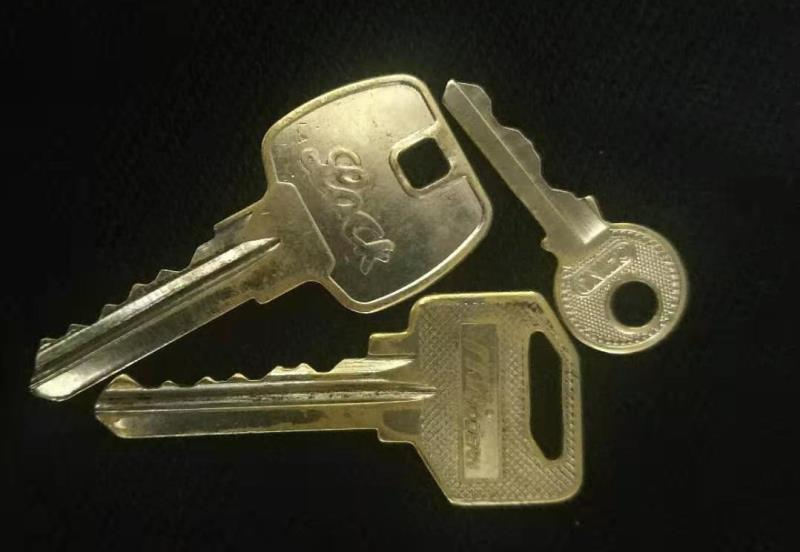
#> input picture chapter6/images/keys.jpg, 800 x 552 px
$ python MorphologyEx.py
#> lines starting #> are read from the running program, lines starting #| are printed output that depends on the picture; after the words box and inside, x2 and y2 are one past the last pixel; in counts of white or black regions, pixels touching at a corner belong together
# -*- coding:utf-8 -*-
import cv2 as cv
import numpy as np
import sys


if __name__ == '__main__':
    # 生成二值矩阵src
    src = np.array([[0, 0, 0, 0, 0, 0, 0, 0, 0, 0, 0, 0],
                    [0, 255, 255, 255, 255, 255, 255, 255, 0, 0, 255, 0],
                    [0, 255, 255, 255, 255, 255, 255, 255, 0, 0, 0, 0],
                    [0, 255, 255, 255, 255, 255, 255, 255, 0, 0, 0, 0],
                    [0, 255, 255, 255, 0, 255, 255, 255, 0, 0, 0, 0],
                    [0, 255, 255, 255, 255, 255, 255, 255, 0, 0, 0, 0],
                    [0, 255, 255, 255, 255, 255, 255, 255, 0, 0, 255, 0],
                    [0, 255, 255, 255, 255, 255, 255, 255, 0, 0, 0, 0],
                    [0, 0, 0, 0, 0, 0, 0, 0, 0, 0, 0, 0]], dtype='uint8')

    # 生成3*3矩形结构元素
    kernel = cv.getStructuringElement(0, (3, 3))

    # 对二值矩阵分别进行开运算、闭运算、梯度运算、顶帽运算、黑帽运算以及击中击不中变换
    open_src = cv.morphologyEx(src, cv.MORPH_OPEN, kernel)
    close_src = cv.morphologyEx(src, cv.MORPH_CLOSE, kernel)
    gradient_src = cv.morphologyEx(src, cv.MORPH_GRADIENT, kernel)
    tophat_src = cv.morphologyEx(src, cv.MORPH_TOPHAT, kernel)
    blackhat_src = cv.morphologyEx(src, cv.MORPH_BLACKHAT, kernel)
    hitmiss_src = cv.morphologyEx(src, cv.MORPH_HITMISS, kernel)

    # 展示二值矩阵形态学操作结果
    cv.namedWindow('src', cv.WINDOW_NORMAL)
    cv.imshow('src', src)
    cv.namedWindow('Open src', cv.WINDOW_NORMAL)
    cv.imshow('Open src', open_src)
    cv.namedWindow('Close src', cv.WINDOW_NORMAL)
    cv.imshow('Close src', close_src)
    cv.namedWindow('Gradient src', cv.WINDOW_NORMAL)
    cv.imshow('Gradient src', gradient_src)
    cv.namedWindow('Tophat src', cv.WINDOW_NORMAL)
    cv.imshow('Tophat src', tophat_src)
    cv.namedWindow('Blackhat src', cv.WINDOW_NORMAL)
    cv.imshow('Blackhat src', blackhat_src)
    cv.namedWindow('Hitmiss src', cv.WINDOW_NORMAL)
    cv.imshow('Hitmiss src', hitmiss_src)
    cv.waitKey(0)

    # 读取图像keys.jpg并进行二值化
    keys = cv.imread('./images/keys.jpg', cv.IMREAD_GRAYSCALE)
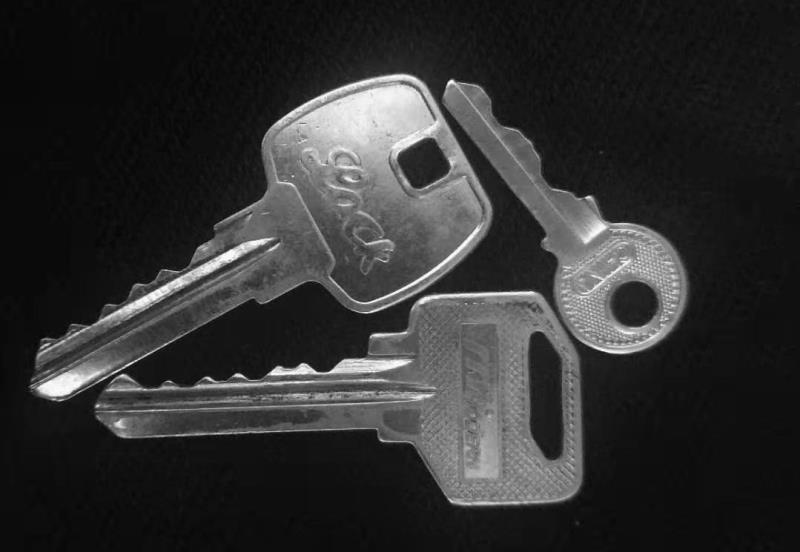
#> keys: shape (552, 800); min 0, max 255, mean 48.2
    if keys is None:
        print('Failed to read keys.jpg.')
        sys.exit()
    cv.imshow('Origin', keys)
    keys = cv.threshold(keys, 130, 255, cv.THRESH_BINARY)[1]
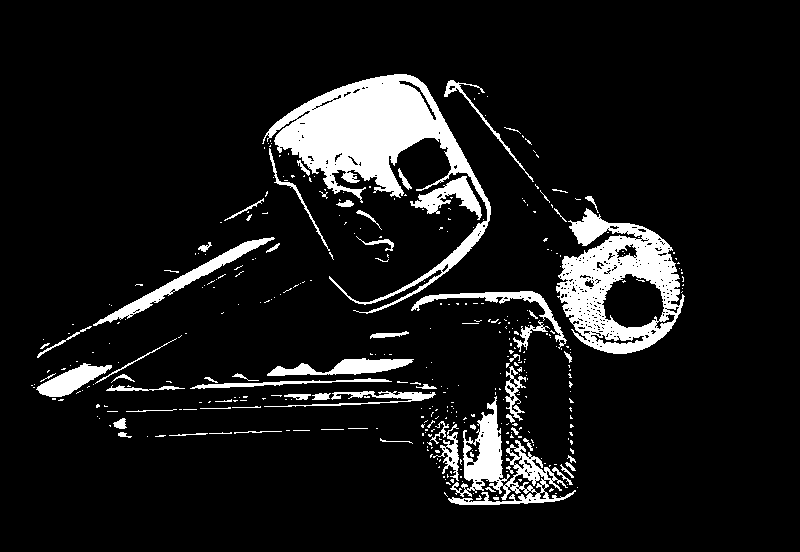
#> keys: shape (552, 800); 9.6% white; 395 white regions (329 under 20 px), largest, box (x1, y1, x2, y2) and area: (262, 74, 491, 314) 14792, (556, 208, 685, 354) 9194, (448, 396, 576, 505) 4050

    # 生成5*5矩形结构元素
    kernel_keys = cv.getStructuringElement(0, (5, 5))

    # 对图像分别进行开运算、闭运算、梯度运算、顶帽运算、黑帽运算以及击中击不中变换
    open_keys = cv.morphologyEx(keys, cv.MORPH_OPEN, kernel_keys)
#> open_keys: shape (552, 800); 6.5% white; 51 white regions, largest, box (x1, y1, x2, y2) and area: (269, 74, 473, 195) 12436, (563, 236, 680, 318) 4041, (107, 239, 266, 321) 1717
    close_keys = cv.morphologyEx(keys, cv.MORPH_CLOSE, kernel_keys)
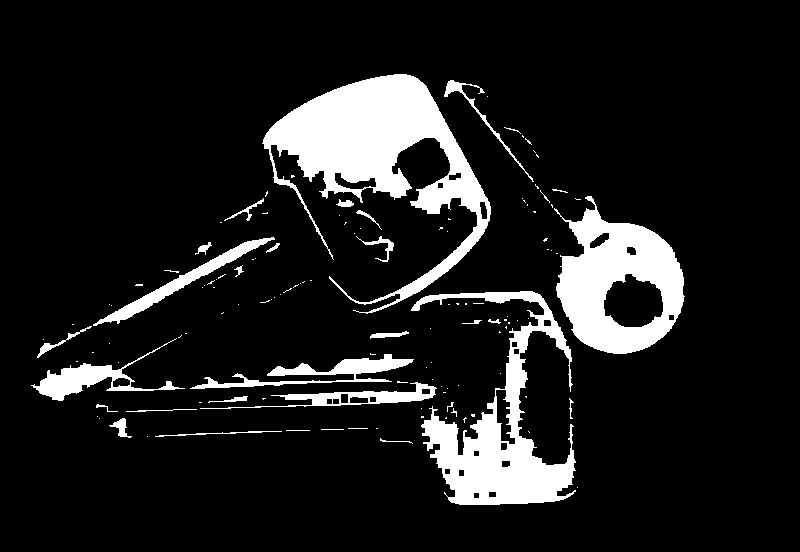
#> close_keys: shape (552, 800); 11.7% white; 128 white regions (96 under 20 px), largest, box (x1, y1, x2, y2) and area: (262, 74, 491, 314) 18347, (411, 291, 576, 505) 11921, (554, 196, 685, 354) 10946
    gradient_keys = cv.morphologyEx(keys, cv.MORPH_GRADIENT, kernel_keys)
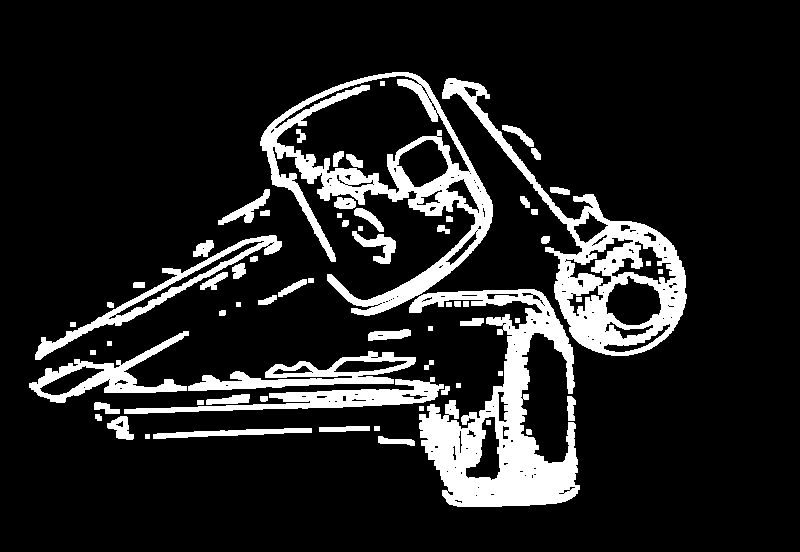
#> gradient_keys: shape (552, 800); 13.7% white; 70 white regions, largest, box (x1, y1, x2, y2) and area: (409, 289, 580, 507) 15738, (260, 72, 493, 316) 12631, (442, 78, 687, 356) 11769
    tophat_keys = cv.morphologyEx(keys, cv.MORPH_TOPHAT, kernel_keys)
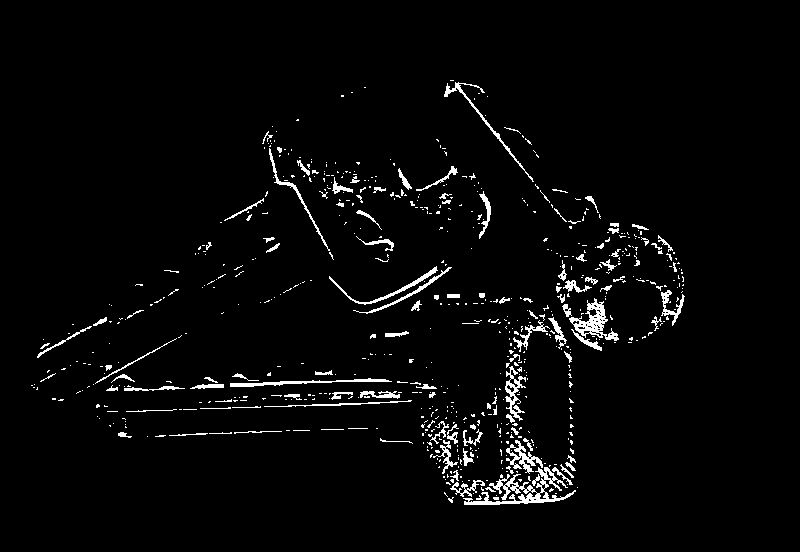
#> tophat_keys: shape (552, 800); 3.1% white in thin lines or dots, all inside (x1, y1, x2, y2) = (31, 80, 685, 505)
    blackhat_keys = cv.morphologyEx(keys, cv.MORPH_BLACKHAT, kernel_keys)
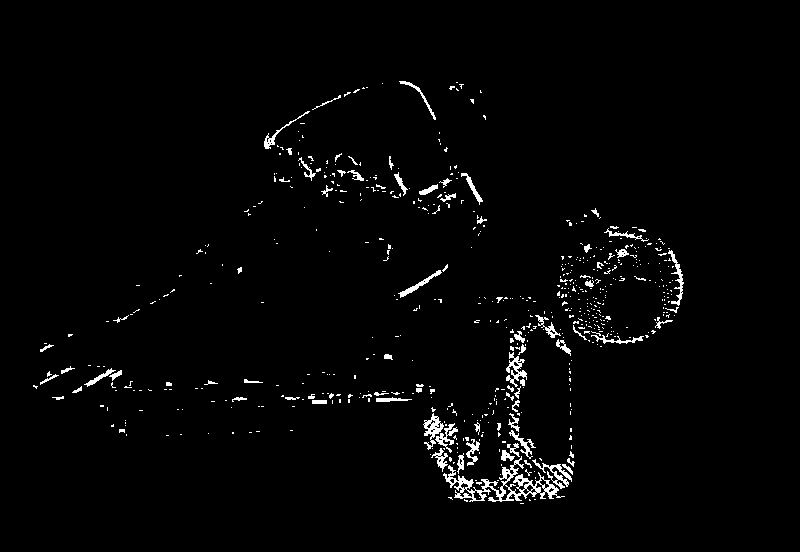
#> blackhat_keys: shape (552, 800); 2.1% white in thin lines or dots, all inside (x1, y1, x2, y2) = (33, 81, 684, 504)
    hitmiss_keys = cv.morphologyEx(keys, cv.MORPH_HITMISS, kernel_keys)
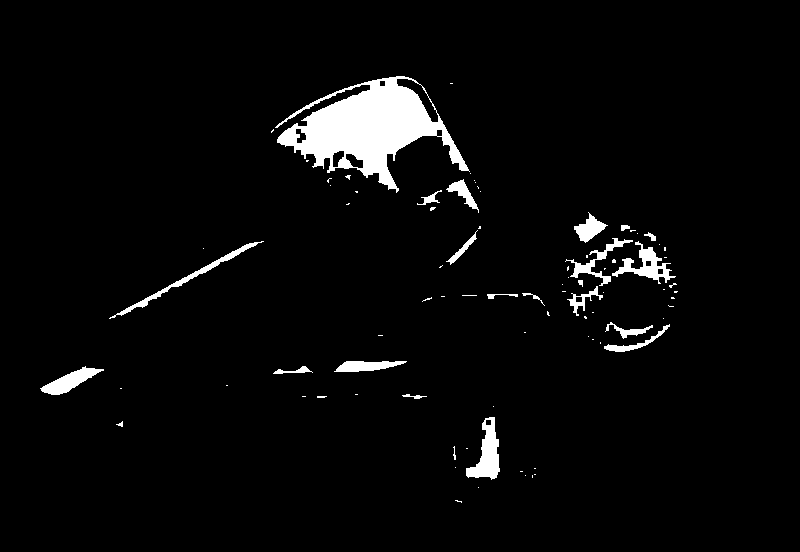
#> hitmiss_keys: shape (552, 800); 3.8% white; 85 white regions (62 under 20 px), largest, box (x1, y1, x2, y2) and area: (275, 76, 470, 193) 9465, (466, 417, 500, 480) 1057, (612, 241, 676, 284) 867

    # 展示图像形态学操作结果
    cv.imshow('Two-valued keys', keys)
    cv.imshow('Open keys', open_keys)
    cv.imshow('Close keys', close_keys)
    cv.imshow('Gradient keys', gradient_keys)
    cv.imshow('Tophat keys', tophat_keys)
    cv.imshow('Blackhat keys', blackhat_keys)
    cv.imshow('Hitmiss keys', hitmiss_keys)

    cv.waitKey(0)
    cv.destroyAllWindows()
